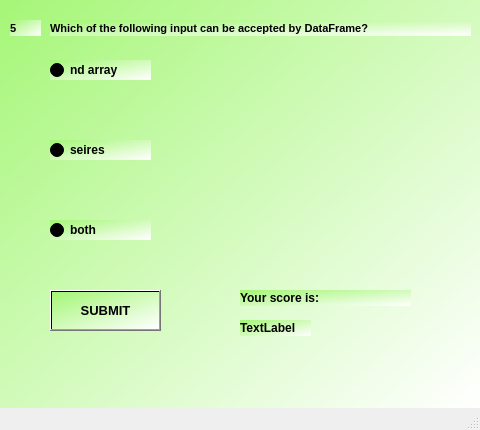
<?xml version="1.0" encoding="UTF-8"?>
<ui version="4.0">
 <class>MainWindow29</class>
 <widget class="QMainWindow" name="MainWindow29">
  <property name="geometry">
   <rect>
    <x>0</x>
    <y>0</y>
    <width>480</width>
    <height>430</height>
   </rect>
  </property>
  <property name="windowTitle">
   <string>MainWindow</string>
  </property>
  <widget class="QWidget" name="centralwidget">
   <widget class="QWidget" name="widget" native="true">
    <property name="geometry">
     <rect>
      <x>0</x>
      <y>-20</y>
      <width>480</width>
      <height>430</height>
     </rect>
    </property>
    <property name="styleSheet">
     <string notr="true">background-color:qlineargradient(spread:pad, x1:0, y1:0, x2:1, y2:1, stop:0 rgba(163, 246, 116, 255), stop:1 rgba(255, 255, 255, 255))</string>
    </property>
    <widget class="QLabel" name="label">
     <property name="geometry">
      <rect>
       <x>10</x>
       <y>40</y>
       <width>31</width>
       <height>16</height>
      </rect>
     </property>
     <property name="font">
      <font>
       <pointsize>8</pointsize>
       <weight>75</weight>
       <bold>true</bold>
      </font>
     </property>
     <property name="text">
      <string>5</string>
     </property>
    </widget>
    <widget class="QLabel" name="label_2">
     <property name="geometry">
      <rect>
       <x>50</x>
       <y>40</y>
       <width>421</width>
       <height>16</height>
      </rect>
     </property>
     <property name="font">
      <font>
       <pointsize>8</pointsize>
       <weight>75</weight>
       <bold>true</bold>
      </font>
     </property>
     <property name="text">
      <string>Which of the following input can be accepted by DataFrame?</string>
     </property>
    </widget>
    <widget class="QRadioButton" name="radioButton">
     <property name="geometry">
      <rect>
       <x>50</x>
       <y>80</y>
       <width>101</width>
       <height>20</height>
      </rect>
     </property>
     <property name="font">
      <font>
       <weight>75</weight>
       <bold>true</bold>
      </font>
     </property>
     <property name="text">
      <string>nd array</string>
     </property>
    </widget>
    <widget class="QRadioButton" name="radioButton_3">
     <property name="geometry">
      <rect>
       <x>50</x>
       <y>240</y>
       <width>101</width>
       <height>20</height>
      </rect>
     </property>
     <property name="font">
      <font>
       <weight>75</weight>
       <bold>true</bold>
      </font>
     </property>
     <property name="text">
      <string>both</string>
     </property>
    </widget>
    <widget class="QRadioButton" name="radioButton_2">
     <property name="geometry">
      <rect>
       <x>50</x>
       <y>160</y>
       <width>101</width>
       <height>20</height>
      </rect>
     </property>
     <property name="font">
      <font>
       <weight>75</weight>
       <bold>true</bold>
      </font>
     </property>
     <property name="text">
      <string>seires</string>
     </property>
    </widget>
    <widget class="QPushButton" name="SUBMIT">
     <property name="geometry">
      <rect>
       <x>50</x>
       <y>310</y>
       <width>111</width>
       <height>41</height>
      </rect>
     </property>
     <property name="font">
      <font>
       <pointsize>10</pointsize>
       <weight>75</weight>
       <bold>true</bold>
      </font>
     </property>
     <property name="text">
      <string>SUBMIT</string>
     </property>
    </widget>
    <widget class="QLabel" name="label_3">
     <property name="geometry">
      <rect>
       <x>240</x>
       <y>310</y>
       <width>171</width>
       <height>16</height>
      </rect>
     </property>
     <property name="font">
      <font>
       <weight>75</weight>
       <bold>true</bold>
      </font>
     </property>
     <property name="text">
      <string>Your score is:</string>
     </property>
    </widget>
    <widget class="QLabel" name="label_4">
     <property name="geometry">
      <rect>
       <x>240</x>
       <y>340</y>
       <width>71</width>
       <height>16</height>
      </rect>
     </property>
     <property name="font">
      <font>
       <weight>75</weight>
       <bold>true</bold>
      </font>
     </property>
     <property name="text">
      <string>TextLabel</string>
     </property>
    </widget>
   </widget>
  </widget>
  <widget class="QMenuBar" name="menubar">
   <property name="geometry">
    <rect>
     <x>0</x>
     <y>0</y>
     <width>480</width>
     <height>26</height>
    </rect>
   </property>
  </widget>
  <widget class="QStatusBar" name="statusbar"/>
 </widget>
 <resources/>
 <connections/>
</ui>
